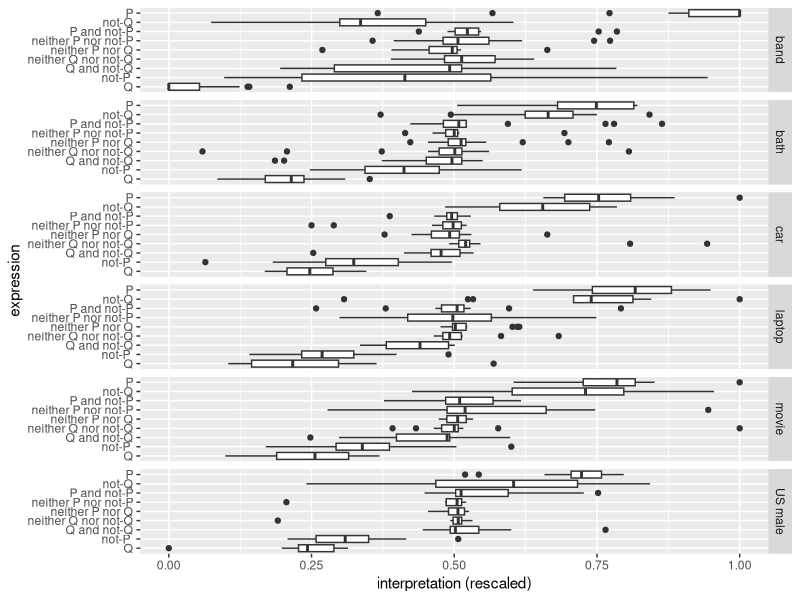
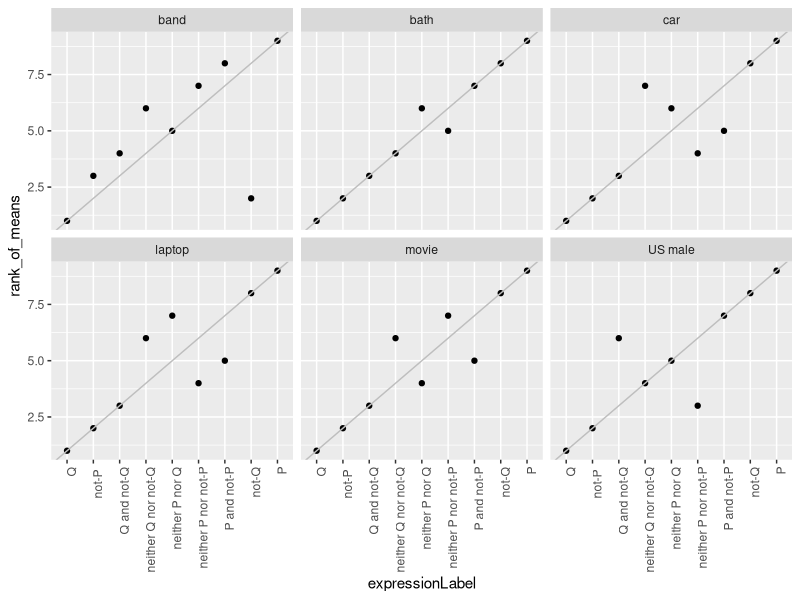
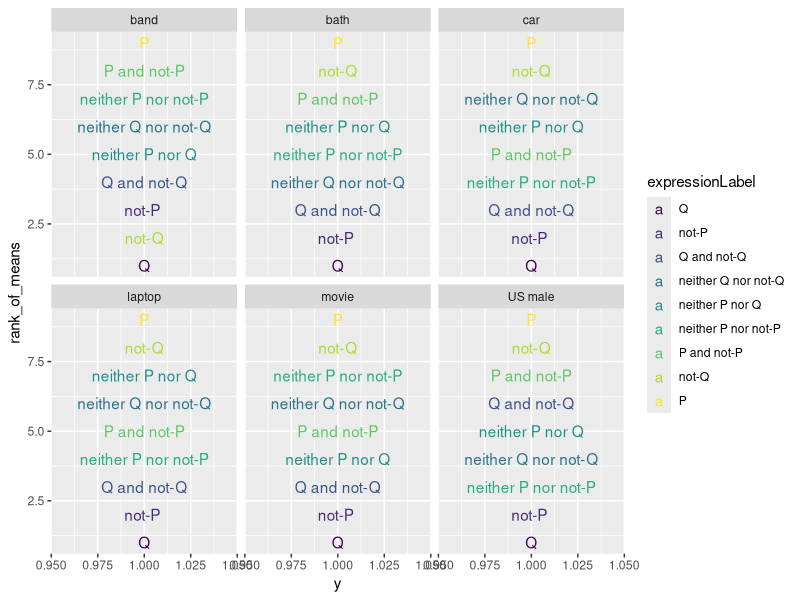
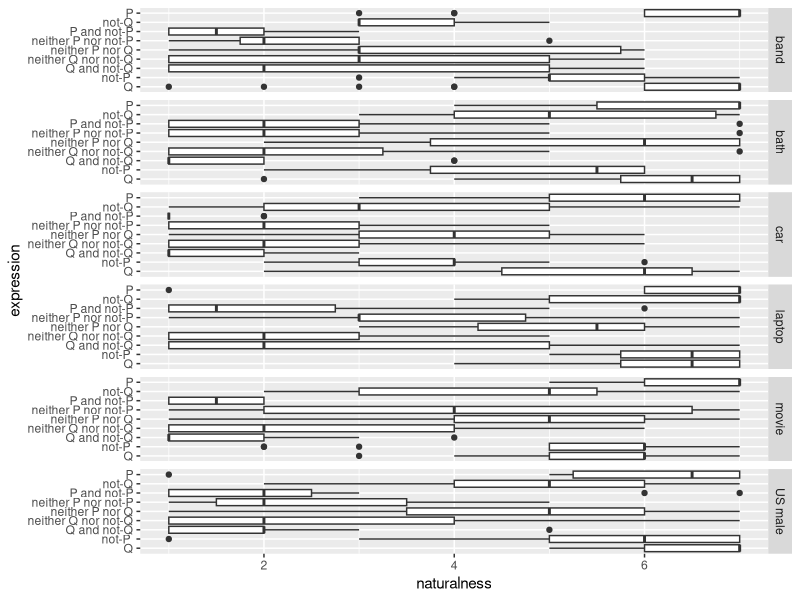
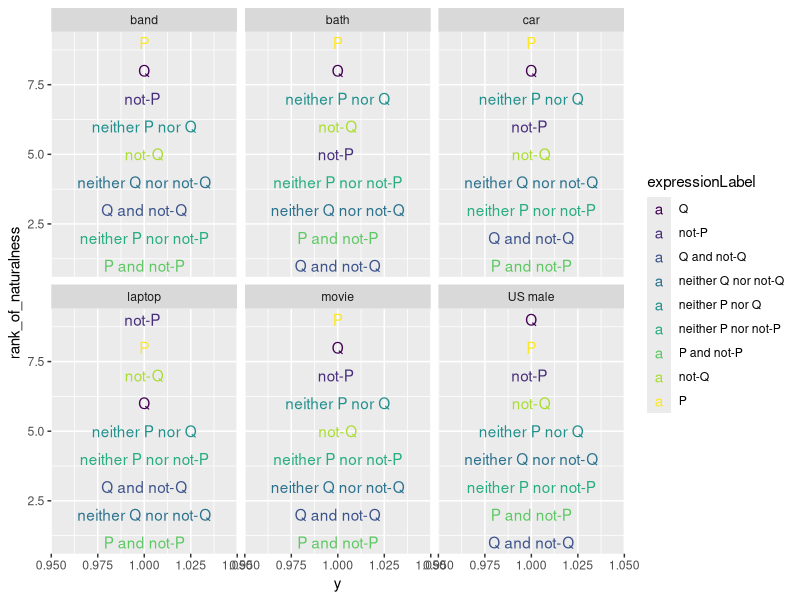
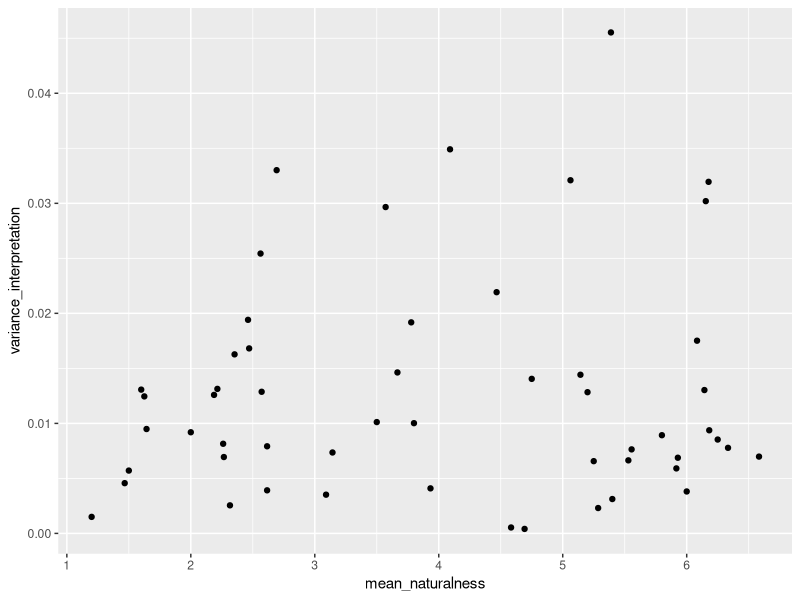

Generate these figures, in order, with R:
## ---- chunk 1
knitr::opts_chunk$set(fig.width=8, fig.height=8, 
                      echo=FALSE, warning=FALSE, message=FALSE)
require(dplyr)
require(ggplot2)
require(reshape2)

## ---- chunk 2
d = read.csv('data.csv')
d = droplevels(subset(d, d$id != "debug5B1ZMX:debugAJ5FRP"))
d = subset(d, RT >= 3500)
nr_participants_initial = nlevels(factor(d$id))
## ---- chunk 3

d = droplevels(filter(d, ! language %in% c("bulgarian", "Chinese", "Hindi") ))
nr_excluded_for_language = nr_participants_initial - nlevels(factor(d$id)) 

d$workerID = unlist(sapply(1:nrow(d), function(i) strsplit(as.character(d$id[i]), ":")[[1]][1]))
d$assignmentID = unlist(sapply(1:nrow(d), function(i) strsplit(as.character(d$id[i]), ":")[[1]][2]))

## ---- chunk 4
d = d %>%
  mutate(id = as.numeric(factor(id)),
         expressionLabel = factor(expressionLabel, ordered = TRUE, 
                                  levels = c("Q", 
                                             "not-P ", 
                                             "Q and not-Q", 
                                             "neither Q nor not-Q", 
                                             "neither P nor Q", 
                                             "neither P nor not-P", 
                                             "P and not-P",
                                             "not-Q", 
                                             "P")),
         answerRescaled = 0) %>% 
  group_by(id, scenarioLabel) %>%
  mutate(rank = rank(answer))

interpretation_plot = ggplot(d, aes(y = answer, x = factor(expressionLabel))) + 
  geom_boxplot() + 
  facet_grid(scenarioLabel ~ ., scales = "free") + 
  coord_flip() + xlab("expression") + ylab("interpretation (rescaled)")
show(interpretation_plot)

## ---- chunk 5
mean_interpretation_ranks = d %>% group_by(scenarioLabel, expressionLabel) %>%
  summarize(mean_interpretation = mean(answer)) %>%
  group_by(scenarioLabel) %>%
  mutate(rank_of_means = rank(mean_interpretation))

mean_interpretation_ranks_plot = ggplot(mean_interpretation_ranks,
                                        aes(x = expressionLabel,
                                            y = rank_of_means)) +
  geom_point() + facet_wrap(~ scenarioLabel, nrow = 2) +
  theme(axis.text.x = element_text(angle = 90, hjust = 1)) + geom_abline(intercept = 0, color = "gray")
show(mean_interpretation_ranks_plot)
## ---- chunk 6
mean_interpretation_ranks_plot_text = ggplot(mean_interpretation_ranks,
                                             aes(x = rank_of_means,
                                                 y = 1,
                                                 label = expressionLabel,
                                                 color = expressionLabel)) +
  geom_text() + facet_wrap(~ scenarioLabel, nrow = 2) + coord_flip()
show(mean_interpretation_ranks_plot_text)
## ---- chunk 7
naturalness_plot = ggplot(d, aes(y = naturalness, x = factor(expressionLabel))) + 
  geom_boxplot() + 
  facet_grid(scenarioLabel ~ .) + 
  coord_flip() + xlab("expression") + ylab("naturalness")
show(naturalness_plot)
## ---- chunk 8
mean_naturalness_ranks = d %>% group_by(scenarioLabel, expressionLabel) %>%
  summarize(mean_naturalness = mean(naturalness)) %>%
  group_by(scenarioLabel) %>%
  mutate(rank_of_naturalness = rank(mean_naturalness, ties.method = "average"))

mean_naturalness_ranks_plot_text = ggplot(mean_naturalness_ranks,
                                             aes(x = rank_of_naturalness,
                                                 y = 1,
                                                 label = expressionLabel,
                                                 color = expressionLabel)) +
  geom_text() + facet_wrap(~ scenarioLabel, nrow = 2) + coord_flip()
show(mean_naturalness_ranks_plot_text)

## ---- chunk 9
correlation_data = d %>% group_by(scenarioLabel, expressionLabel, predicateType) %>%
  summarize(mean_naturalness = mean(naturalness),
            variance_interpretation = var(answer))

correlation_plot = ggplot(correlation_data, aes(x = mean_naturalness, y = variance_interpretation)) +
  geom_point()
show(correlation_plot)
